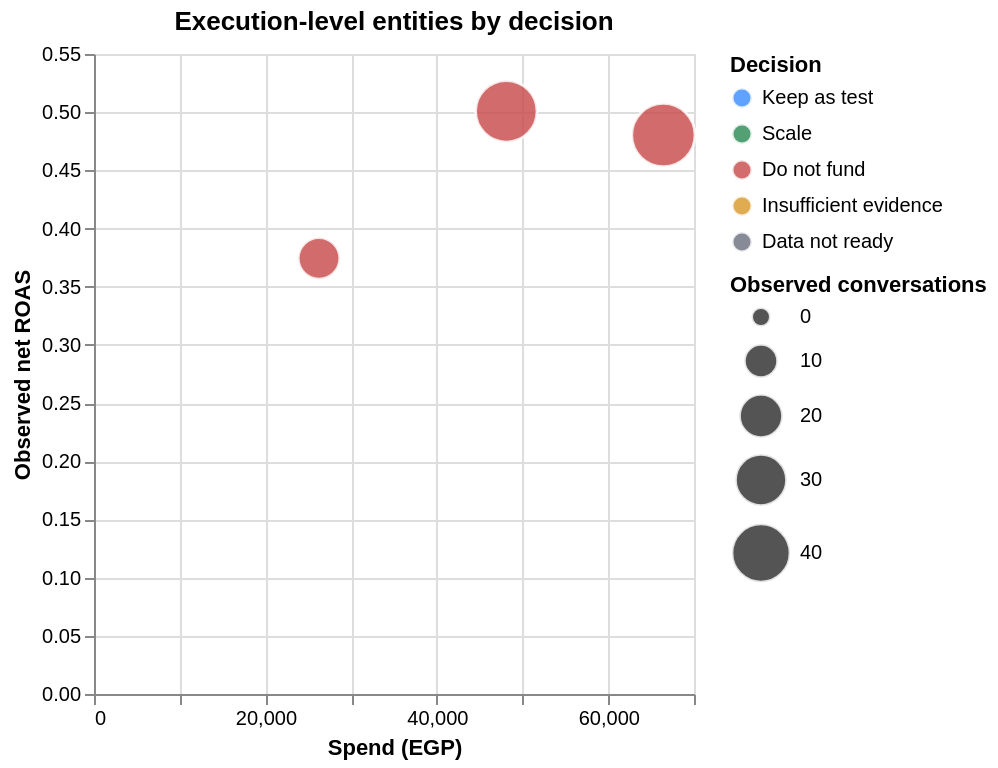

Notebook cell for this chart:
### Markdown cell above
### Execution-level drill-down (adset / audience / ad / creative)

The deep-dive tab plots child entities coloured by decision. Same `entity_chart`
spec here, for the first campaign's adsets.

### Code cell
first_id = str(assessed.iloc[0]["campaign_id"])
adsets = bundle.scorecards.by_level("adset")
adsets = adsets[adsets["campaign_id"].eq(first_id)]
entity_chart(adsets) if len(adsets) else print("no adsets for this campaign")

### Figure 1 — Vega-Lite specification as saved in the notebook (floating-point values rounded to 4 significant figures)
{"$schema": "https://vega.github.io/schema/vega-lite/v5.20.1.json", "config": {"view": {"continuousHeight": 300, "continuousWidth": 300}}, "data": {"name": "data-848f380876074321dec8a0d1a110ef16"}, "datasets": {"data-848f380876074321dec8a0d1a110ef16": [{"Decision": "Do not fund", "active_days": 180, "ad_count": 3, "adset_count": 1, "adset_id": "120209876543240001", "adset_name": "Cairo broad acquisition", "allocation_benchmark": 0.4274, "allocation_benchmark_source": "current-cycle portfolio median", "allocation_metric": "net_roas", "allocation_metric_passed": true, "allocation_metric_value": 0.5007, "aov": 1417.0, "audience_type": "broad", "avg_conversation_minutes": 1065.0, "avg_message_count": 6.4, "bid_strategy": "LOWEST_COST_WITHOUT_CAP", "campaign_id": "120209876543220001", "campaign_name": "Always-On Premium Acquisition", "campaign_type": "always_on", "cancelled_orders": 4, "cancelled_value": 2035.0, "clicks": 88934, "cost_per_delivered_order": 2830.0, "cost_per_meta_conversation": 4.516, "cost_per_observed_conversation": 1069.0, "cpc": 0.5944, "cpm": 5.333, "daily_budget_raw": 25000, "decision_reason": "Parent campaign is blocked.", "delivered_orders": 17, "delivered_rate": 0.3778, "delivered_rate_pct": 37.78, "delivered_revenue": 24090.0, "delivered_roas": 0.5007, "entity_effective_status": "ACTIVE", "entity_id": "120209876543240001", "entity_level": "adset", "entity_name": "Cairo broad acquisition", "entity_status": "ACTIVE", "evidence_status": "limited_evidence", "frequency": 2.289, "ghosted_conversations": 18, "gross_order_value": 29020.0, "impressions": 9020531, "inbound_messages": 162, "line_item_value": 29130.0, "link_clicks": 80924, "link_ctr_pct": 0.8971, "media_end": "2026-06-27T00:00:00", "media_start": "2025-12-30T00:00:00", "meta_conversation_starts": 10650.0, "negative_outcome_rate": 0.6, "negative_outcome_rate_pct": 60.0, "negative_outcomes": 27, "net_revenue": 24090.0, "net_revenue_per_day": 133.8, "net_roas": 0.5007, "next_cycle_action": "do_not_fund", "objective": "OUTCOME_SALES", "observed_conversations": 45, "observed_conversations_per_day": 0.25, "open_or_pending_conversations": 1, "optimization_goal": "CONVERSATIONS", "order_creation_rate": 0.5333, "order_creation_rate_pct": 53.33, "orders_created": 24, "outbound_messages": 126, "pending_value": 0.0, "period_days": 180, "reach": 3940952, "refund_rate": 0.15, "refunded_amount": 2898.0, "refunded_orders": 3, "repeat_conversation_rate": 0.3778, "repeat_conversations": 17, "repeat_delivered_orders": 6, "repeat_order_rate": 0.3529, "spend": 48100.0, "unique_categories_ordered": 12, "unique_creatives": 3, "unique_customers": 44, "unique_products_ordered": 33, "units_ordered": 80.0}, {"Decision": "Do not fund", "active_days": 180, "ad_count": 2, "adset_count": 1, "adset_id": "120209876543240002", "adset_name": "1% Lookalike all-delivered customers", "allocation_benchmark": 0.4376, "allocation_benchmark_source": "current-cycle portfolio median", "allocation_metric": "net_roas", "allocation_metric_passed": true, "allocation_metric_value": 0.4803, "aov": 1194.0, "audience_type": "lookalike", "avg_conversation_minutes": 1470.0, "avg_message_count": 7.521, "bid_strategy": "LOWEST_COST_WITHOUT_CAP", "campaign_id": "120209876543220001", "campaign_name": "Always-On Premium Acquisition", "campaign_type": "always_on", "cancelled_orders": 2, "cancelled_value": 2460.0, "clicks": 94839, "cost_per_delivered_order": 2555.0, "cost_per_meta_conversation": 5.372, "cost_per_observed_conversation": 1384.0, "cpc": 0.7698, "cpm": 5.407, "daily_budget_raw": 35000, "decision_reason": "Parent campaign is blocked.", "delivered_orders": 26, "delivered_rate": 0.5417, "delivered_rate_pct": 54.17, "delivered_revenue": 31040.0, "delivered_roas": 0.4672, "entity_effective_status": "ACTIVE", "entity_id": "120209876543240002", "entity_level": "adset", "entity_name": "1% Lookalike all-delivered customers", "entity_status": "ACTIVE", "evidence_status": "limited_evidence", "frequency": 2.629, "ghosted_conversations": 9, "gross_order_value": 38190.0, "impressions": 12285780, "inbound_messages": 195, "line_item_value": 38150.0, "link_clicks": 86291, "link_ctr_pct": 0.7024, "media_end": "2026-06-27T00:00:00", "media_start": "2025-12-30T00:00:00", "meta_conversation_starts": 12360.0, "negative_outcome_rate": 0.3542, "negative_outcome_rate_pct": 35.42, "negative_outcomes": 17, "net_revenue": 31910.0, "net_revenue_per_day": 177.3, "net_roas": 0.4803, "next_cycle_action": "do_not_fund", "objective": "OUTCOME_SALES", "observed_conversations": 48, "observed_conversations_per_day": 0.2667, "open_or_pending_conversations": 5, "optimization_goal": "CONVERSATIONS", "order_creation_rate": 0.6875, "order_creation_rate_pct": 68.75, "orders_created": 33, "outbound_messages": 166, "pending_value": 0.0, "period_days": 180, "reach": 4673954, "refund_rate": 0.1613, "refunded_amount": 3817.0, "refunded_orders": 5, "repeat_conversation_rate": 0.4375, "repeat_conversations": 21, "repeat_delivered_orders": 13, "repeat_order_rate": 0.5, "spend": 66430.0, "unique_categories_ordered": 15, "unique_creatives": 2, "unique_customers": 47, "unique_products_ordered": 46, "units_ordered": 96.0}, {"Decision": "Do not fund", "active_days": 120, "ad_count": 1, "adset_count": 1, "adset_id": "120209876543240003", "adset_name": "3% Lookalike scale", "allocation_benchmark": 0.4905, "allocation_benchmark_source": "current-cycle portfolio median", "allocation_metric": "net_roas", "allocation_metric_passed": false, "allocation_metric_value": 0.3744, "aov": 930.1, "audience_type": "lookalike", "avg_conversation_minutes": 1525.0, "avg_message_count": 7.278, "bid_strategy": "LOWEST_COST_WITHOUT_CAP", "campaign_id": "120209876543220001", "campaign_name": "Always-On Premium Acquisition", "campaign_type": "always_on", "cancelled_orders": 2, "cancelled_value": 1740.0, "clicks": 32487, "cost_per_delivered_order": 2917.0, "cost_per_meta_conversation": 6.84, "cost_per_observed_conversation": 1458.0, "cpc": 0.8873, "cpm": 5.487, "daily_budget_raw": 20000, "decision_reason": "Parent campaign is blocked.", "delivered_orders": 9, "delivered_rate": 0.5, "delivered_rate_pct": 50.0, "delivered_revenue": 8371.0, "delivered_roas": 0.3189, "entity_effective_status": "ACTIVE", "entity_id": "120209876543240003", "entity_level": "adset", "entity_name": "3% Lookalike scale", "entity_status": "ACTIVE", "evidence_status": "limited_evidence", "frequency": 3.079, "ghosted_conversations": 4, "gross_order_value": 12630.0, "impressions": 4784703, "inbound_messages": 72, "line_item_value": 12570.0, "link_clicks": 29585, "link_ctr_pct": 0.6183, "media_end": "2026-04-28T00:00:00", "media_start": "2025-12-30T00:00:00", "meta_conversation_starts": 3838.0, "negative_outcome_rate": 0.4444, "negative_outcome_rate_pct": 44.44, "negative_outcomes": 8, "net_revenue": 9828.0, "net_revenue_per_day": 81.9, "net_roas": 0.3744, "next_cycle_action": "do_not_fund", "objective": "OUTCOME_SALES", "observed_conversations": 18, "observed_conversations_per_day": 0.15, "open_or_pending_conversations": 1, "optimization_goal": "CONVERSATIONS", "order_creation_rate": 0.7222, "order_creation_rate_pct": 72.22, "orders_created": 13, "outbound_messages": 59, "pending_value": 0.0, "period_days": 120, "reach": 1554124, "refund_rate": 0.1818, "refunded_amount": 1060.0, "refunded_orders": 2, "repeat_conversation_rate": 0.3333, "repeat_conversations": 6, "repeat_delivered_orders": 2, "repeat_order_rate": 0.2222, "spend": 26250.0, "unique_categories_ordered": 12, "unique_creatives": 1, "unique_customers": 18, "unique_products_ordered": 24, "units_ordered": 47.0}]}, "encoding": {"color": {"field": "Decision", "scale": {"domain": ["Keep as test", "Scale", "Do not fund", "Insufficient evidence", "Data not ready"], "range": ["#3D8DFF", "#2E8B57", "#C94C4C", "#D89A2B", "#6B7280"]}, "type": "nominal"}, "size": {"field": "observed_conversations", "scale": {"range": [90, 1000]}, "title": "Observed conversations", "type": "quantitative"}, "tooltip": [{"field": "entity_name", "title": "Entity", "type": "nominal"}, {"field": "net_roas", "format": ".2f", "title": "Net ROAS", "type": "quantitative"}, {"field": "Decision", "type": "nominal"}], "x": {"field": "spend", "title": "Spend (EGP)", "type": "quantitative"}, "y": {"field": "net_roas", "title": "Observed net ROAS", "type": "quantitative"}}, "height": 320, "mark": {"opacity": 0.82, "stroke": "white", "strokeWidth": 1.4, "type": "circle"}, "title": "Execution-level entities by decision"}
